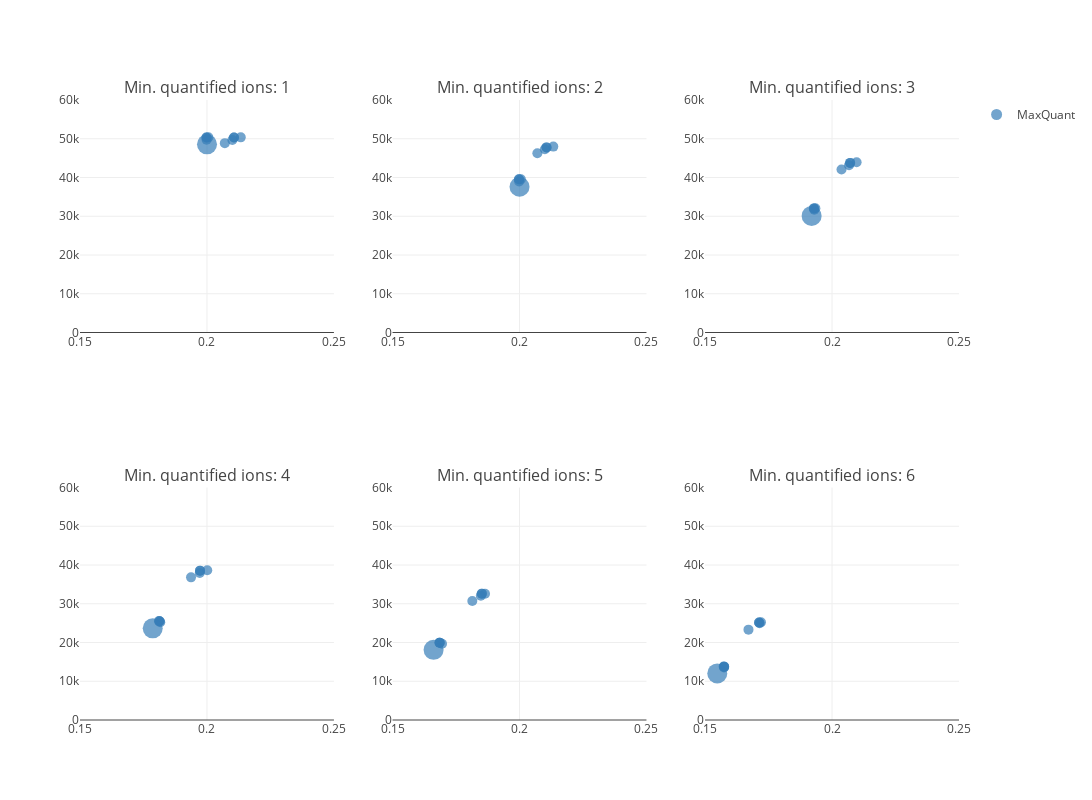

Write notebook code for a chart like this one.
### Code cell
file_paths_maxquant_mbr = {
    "MaxQuant": {
        "1.5.8.2": (
            "/home/caro/proteobench_benchmarkruns/maxquant/versionruns/1.5.8.2/input_file.txt",
            "/home/caro/proteobench_benchmarkruns/maxquant/versionruns/1.5.8.2/param_0.txt"
        ),
        "1.5.8.2_MBR": (
            "/home/caro/proteobench_benchmarkruns/maxquant/versionruns/1.5.8.2_MBR/input_file.txt",
            "/home/caro/proteobench_benchmarkruns/maxquant/versionruns/1.5.8.2_MBR/param_0.txt"
        ),
        "1.6.3.3": (
            "/home/caro/proteobench_benchmarkruns/maxquant/versionruns/1.6.3.3/input_file.txt",
            "/home/caro/proteobench_benchmarkruns/maxquant/versionruns/1.6.3.3/param_0.txt"
        ),
        "1.6.3.3_MBR": (
            "/home/caro/proteobench_benchmarkruns/maxquant/versionruns/1.6.3.3_MBR/input_file.txt",
            "/home/caro/proteobench_benchmarkruns/maxquant/versionruns/1.6.3.3_MBR/param_0.txt"
        ),
        "2.1.3.0": (
            "/home/caro/proteobench_benchmarkruns/maxquant/versionruns/2.1.3.0/input_file.txt",
            "/home/caro/proteobench_benchmarkruns/maxquant/versionruns/2.1.3.0/param_0.txt"
        ),
        "2.1.3.0_MBR_MC_1": (
            "/home/caro/proteobench_benchmarkruns/maxquant/versionruns/2.1.3.0_MBR_MC_1/input_file.txt",
            "/home/caro/proteobench_benchmarkruns/maxquant/versionruns/2.1.3.0_MBR_MC_1/param_0.txt"
        ),
        #"2.1.3.0_MBR_MC2": (
        #    "/home/caro/proteobench_benchmarkruns/maxquant/versionruns/2.1.3.0_MBR_MC_2/input_file.txt",
        #    "/home/caro/proteobench_benchmarkruns/maxquant/versionruns/2.1.3.0_MBR_MC_2/param_0.txt"
        #),
        "2.1.4.0": (
            "/home/caro/proteobench_benchmarkruns/maxquant/versionruns/2.1.4.0/input_file.txt",
            "/home/caro/proteobench_benchmarkruns/maxquant/versionruns/2.1.4.0/param_0.txt"
        ),
        "2.1.4.0_MBR": (
            "/home/caro/proteobench_benchmarkruns/maxquant/versionruns/2.1.4.0_MBR/input_file.txt",
            "/home/caro/proteobench_benchmarkruns/maxquant/versionruns/2.1.4.0_MBR/param_0.txt"
        ),
        "2.4.13.0_MBR": (
            "results/standard_parameters/MaxQuant/MBR/evidence.txt",
            "results/standard_parameters/MaxQuant/MBR/mqpar.xml",
        ),
        "2.4.13.0": (
            "results/standard_parameters/MaxQuant/noMBR/evidence.txt",
            "results/standard_parameters/MaxQuant/noMBR/mqpar.xml",
        ),
    }
}

plot, results_versioning = plot_performance_metrics_all_filters(file_paths_maxquant_mbr, x_range=[0.15, 0.25], y_range=[0, 60000])
plot

### Figure 1 — Plotly figure (JSON) as saved in the notebook; plotly's stock layout.template omitted (floating-point values rounded to 4 significant figures)
{"data": [{"hovertext": ["ProteoBench ID: MaxQuant_20250120_161739<br>Software tool: MaxQuant 1.5.8.2<br>Comment (private submission): 1.5.8.2", "ProteoBench ID: MaxQuant_20250120_161804<br>Software tool: MaxQuant 1.5.8.2<br>Comment (private submission): 1.5.8.2_MBR", "ProteoBench ID: MaxQuant_20250120_161827<br>Software tool: MaxQuant 1.6.3.3<br>Comment (private submission): 1.6.3.3", "ProteoBench ID: MaxQuant_20250120_161852<br>Software tool: MaxQuant 1.6.3.3<br>Comment (private submission): 1.6.3.3_MBR", "ProteoBench ID: MaxQuant_20250120_161910<br>Software tool: MaxQuant 2.1.3.0<br>Comment (private submission): 2.1.3.0", "ProteoBench ID: MaxQuant_20250120_161930<br>Software tool: MaxQuant 2.1.3.0<br>Comment (private submission): 2.1.3.0_MBR_MC_1", "ProteoBench ID: MaxQuant_20250120_161949<br>Software tool: MaxQuant 2.1.4.0<br>Comment (private submission): 2.1.4.0", "ProteoBench ID: MaxQuant_20250120_162011<br>Software tool: MaxQuant 2.1.4.0<br>Comment (private submission): 2.1.4.0_MBR", "ProteoBench ID: MaxQuant_20250120_162030<br>Software tool: MaxQuant 2.4.13.0<br>Comment (private submission): 2.4.13.0_MBR", "ProteoBench ID: MaxQuant_20250120_162047<br>Software tool: MaxQuant 2.4.13.0<br>Comment (private submission): 2.4.13.0"], "marker": {"color": ["#377eb8", "#377eb8", "#377eb8", "#377eb8", "#377eb8", "#377eb8", "#377eb8", "#377eb8", "#377eb8", "#377eb8"], "showscale": false, "size": [10, 10, 10, 10, 10, 10, 10, 10, 10, 20]}, "mode": "markers", "name": "MaxQuant", "type": "scatter", "x": [0.1999, 0.21, 0.2005, 0.2133, 0.1998, 0.2106, 0.1998, 0.2106, 0.207, 0.2], "xaxis": "x", "y": [49749, 49679, 50360, 50360, 50337, 50338, 50338, 50339, 48870, 48562], "yaxis": "y"}, {"hovertext": ["ProteoBench ID: MaxQuant_20250120_161739<br>Software tool: MaxQuant 1.5.8.2<br>Comment (private submission): 1.5.8.2", "ProteoBench ID: MaxQuant_20250120_161804<br>Software tool: MaxQuant 1.5.8.2<br>Comment (private submission): 1.5.8.2_MBR", "ProteoBench ID: MaxQuant_20250120_161827<br>Software tool: MaxQuant 1.6.3.3<br>Comment (private submission): 1.6.3.3", "ProteoBench ID: MaxQuant_20250120_161852<br>Software tool: MaxQuant 1.6.3.3<br>Comment (private submission): 1.6.3.3_MBR", "ProteoBench ID: MaxQuant_20250120_161910<br>Software tool: MaxQuant 2.1.3.0<br>Comment (private submission): 2.1.3.0", "ProteoBench ID: MaxQuant_20250120_161930<br>Software tool: MaxQuant 2.1.3.0<br>Comment (private submission): 2.1.3.0_MBR_MC_1", "ProteoBench ID: MaxQuant_20250120_161949<br>Software tool: MaxQuant 2.1.4.0<br>Comment (private submission): 2.1.4.0", "ProteoBench ID: MaxQuant_20250120_162011<br>Software tool: MaxQuant 2.1.4.0<br>Comment (private submission): 2.1.4.0_MBR", "ProteoBench ID: MaxQuant_20250120_162030<br>Software tool: MaxQuant 2.4.13.0<br>Comment (private submission): 2.4.13.0_MBR", "ProteoBench ID: MaxQuant_20250120_162047<br>Software tool: MaxQuant 2.4.13.0<br>Comment (private submission): 2.4.13.0"], "marker": {"color": ["#377eb8", "#377eb8", "#377eb8", "#377eb8", "#377eb8", "#377eb8", "#377eb8", "#377eb8", "#377eb8", "#377eb8"], "showscale": false, "size": [10, 10, 10, 10, 10, 10, 10, 10, 10, 20]}, "mode": "markers", "name": "MaxQuant", "showlegend": false, "type": "scatter", "x": [0.1999, 0.21, 0.2005, 0.2133, 0.1998, 0.2106, 0.1998, 0.2106, 0.207, 0.2], "xaxis": "x2", "y": [38998, 47275, 39569, 47974, 39532, 47764, 39532, 47765, 46241, 37610], "yaxis": "y2"}, {"hovertext": ["ProteoBench ID: MaxQuant_20250120_161739<br>Software tool: MaxQuant 1.5.8.2<br>Comment (private submission): 1.5.8.2", "ProteoBench ID: MaxQuant_20250120_161804<br>Software tool: MaxQuant 1.5.8.2<br>Comment (private submission): 1.5.8.2_MBR", "ProteoBench ID: MaxQuant_20250120_161827<br>Software tool: MaxQuant 1.6.3.3<br>Comment (private submission): 1.6.3.3", "ProteoBench ID: MaxQuant_20250120_161852<br>Software tool: MaxQuant 1.6.3.3<br>Comment (private submission): 1.6.3.3_MBR", "ProteoBench ID: MaxQuant_20250120_161910<br>Software tool: MaxQuant 2.1.3.0<br>Comment (private submission): 2.1.3.0", "ProteoBench ID: MaxQuant_20250120_161930<br>Software tool: MaxQuant 2.1.3.0<br>Comment (private submission): 2.1.3.0_MBR_MC_1", "ProteoBench ID: MaxQuant_20250120_161949<br>Software tool: MaxQuant 2.1.4.0<br>Comment (private submission): 2.1.4.0", "ProteoBench ID: MaxQuant_20250120_162011<br>Software tool: MaxQuant 2.1.4.0<br>Comment (private submission): 2.1.4.0_MBR", "ProteoBench ID: MaxQuant_20250120_162030<br>Software tool: MaxQuant 2.4.13.0<br>Comment (private submission): 2.4.13.0_MBR", "ProteoBench ID: MaxQuant_20250120_162047<br>Software tool: MaxQuant 2.4.13.0<br>Comment (private submission): 2.4.13.0"], "marker": {"color": ["#377eb8", "#377eb8", "#377eb8", "#377eb8", "#377eb8", "#377eb8", "#377eb8", "#377eb8", "#377eb8", "#377eb8"], "showscale": false, "size": [10, 10, 10, 10, 10, 10, 10, 10, 10, 20]}, "mode": "markers", "name": "MaxQuant", "showlegend": false, "type": "scatter", "x": [0.193, 0.2067, 0.1934, 0.2097, 0.1929, 0.2071, 0.1929, 0.2071, 0.2037, 0.192], "xaxis": "x3", "y": [31676, 43170, 32077, 43930, 32032, 43765, 32032, 43766, 42075, 30086], "yaxis": "y3"}, {"hovertext": ["ProteoBench ID: MaxQuant_20250120_161739<br>Software tool: MaxQuant 1.5.8.2<br>Comment (private submission): 1.5.8.2", "ProteoBench ID: MaxQuant_20250120_161804<br>Software tool: MaxQuant 1.5.8.2<br>Comment (private submission): 1.5.8.2_MBR", "ProteoBench ID: MaxQuant_20250120_161827<br>Software tool: MaxQuant 1.6.3.3<br>Comment (private submission): 1.6.3.3", "ProteoBench ID: MaxQuant_20250120_161852<br>Software tool: MaxQuant 1.6.3.3<br>Comment (private submission): 1.6.3.3_MBR", "ProteoBench ID: MaxQuant_20250120_161910<br>Software tool: MaxQuant 2.1.3.0<br>Comment (private submission): 2.1.3.0", "ProteoBench ID: MaxQuant_20250120_161930<br>Software tool: MaxQuant 2.1.3.0<br>Comment (private submission): 2.1.3.0_MBR_MC_1", "ProteoBench ID: MaxQuant_20250120_161949<br>Software tool: MaxQuant 2.1.4.0<br>Comment (private submission): 2.1.4.0", "ProteoBench ID: MaxQuant_20250120_162011<br>Software tool: MaxQuant 2.1.4.0<br>Comment (private submission): 2.1.4.0_MBR", "ProteoBench ID: MaxQuant_20250120_162030<br>Software tool: MaxQuant 2.4.13.0<br>Comment (private submission): 2.4.13.0_MBR", "ProteoBench ID: MaxQuant_20250120_162047<br>Software tool: MaxQuant 2.4.13.0<br>Comment (private submission): 2.4.13.0"], "marker": {"color": ["#377eb8", "#377eb8", "#377eb8", "#377eb8", "#377eb8", "#377eb8", "#377eb8", "#377eb8", "#377eb8", "#377eb8"], "showscale": false, "size": [10, 10, 10, 10, 10, 10, 10, 10, 10, 20]}, "mode": "markers", "name": "MaxQuant", "showlegend": false, "type": "scatter", "x": [0.1816, 0.1972, 0.1811, 0.2001, 0.1814, 0.1973, 0.1813, 0.1973, 0.1937, 0.1786], "xaxis": "x4", "y": [25213, 37933, 25570, 38636, 25484, 38543, 25485, 38544, 36809, 23655], "yaxis": "y4"}, {"hovertext": ["ProteoBench ID: MaxQuant_20250120_161739<br>Software tool: MaxQuant 1.5.8.2<br>Comment (private submission): 1.5.8.2", "ProteoBench ID: MaxQuant_20250120_161804<br>Software tool: MaxQuant 1.5.8.2<br>Comment (private submission): 1.5.8.2_MBR", "ProteoBench ID: MaxQuant_20250120_161827<br>Software tool: MaxQuant 1.6.3.3<br>Comment (private submission): 1.6.3.3", "ProteoBench ID: MaxQuant_20250120_161852<br>Software tool: MaxQuant 1.6.3.3<br>Comment (private submission): 1.6.3.3_MBR", "ProteoBench ID: MaxQuant_20250120_161910<br>Software tool: MaxQuant 2.1.3.0<br>Comment (private submission): 2.1.3.0", "ProteoBench ID: MaxQuant_20250120_161930<br>Software tool: MaxQuant 2.1.3.0<br>Comment (private submission): 2.1.3.0_MBR_MC_1", "ProteoBench ID: MaxQuant_20250120_161949<br>Software tool: MaxQuant 2.1.4.0<br>Comment (private submission): 2.1.4.0", "ProteoBench ID: MaxQuant_20250120_162011<br>Software tool: MaxQuant 2.1.4.0<br>Comment (private submission): 2.1.4.0_MBR", "ProteoBench ID: MaxQuant_20250120_162030<br>Software tool: MaxQuant 2.4.13.0<br>Comment (private submission): 2.4.13.0_MBR", "ProteoBench ID: MaxQuant_20250120_162047<br>Software tool: MaxQuant 2.4.13.0<br>Comment (private submission): 2.4.13.0"], "marker": {"color": ["#377eb8", "#377eb8", "#377eb8", "#377eb8", "#377eb8", "#377eb8", "#377eb8", "#377eb8", "#377eb8", "#377eb8"], "showscale": false, "size": [10, 10, 10, 10, 10, 10, 10, 10, 10, 20]}, "mode": "markers", "name": "MaxQuant", "showlegend": false, "type": "scatter", "x": [0.1695, 0.1848, 0.1685, 0.1864, 0.1685, 0.1852, 0.1685, 0.1852, 0.1814, 0.1662], "xaxis": "x5", "y": [19661, 32080, 19953, 32568, 19961, 32604, 19962, 32606, 30713, 18103], "yaxis": "y5"}, {"hovertext": ["ProteoBench ID: MaxQuant_20250120_161739<br>Software tool: MaxQuant 1.5.8.2<br>Comment (private submission): 1.5.8.2", "ProteoBench ID: MaxQuant_20250120_161804<br>Software tool: MaxQuant 1.5.8.2<br>Comment (private submission): 1.5.8.2_MBR", "ProteoBench ID: MaxQuant_20250120_161827<br>Software tool: MaxQuant 1.6.3.3<br>Comment (private submission): 1.6.3.3", "ProteoBench ID: MaxQuant_20250120_161852<br>Software tool: MaxQuant 1.6.3.3<br>Comment (private submission): 1.6.3.3_MBR", "ProteoBench ID: MaxQuant_20250120_161910<br>Software tool: MaxQuant 2.1.3.0<br>Comment (private submission): 2.1.3.0", "ProteoBench ID: MaxQuant_20250120_161930<br>Software tool: MaxQuant 2.1.3.0<br>Comment (private submission): 2.1.3.0_MBR_MC_1", "ProteoBench ID: MaxQuant_20250120_161949<br>Software tool: MaxQuant 2.1.4.0<br>Comment (private submission): 2.1.4.0", "ProteoBench ID: MaxQuant_20250120_162011<br>Software tool: MaxQuant 2.1.4.0<br>Comment (private submission): 2.1.4.0_MBR", "ProteoBench ID: MaxQuant_20250120_162030<br>Software tool: MaxQuant 2.4.13.0<br>Comment (private submission): 2.4.13.0_MBR", "ProteoBench ID: MaxQuant_20250120_162047<br>Software tool: MaxQuant 2.4.13.0<br>Comment (private submission): 2.4.13.0"], "marker": {"color": ["#377eb8", "#377eb8", "#377eb8", "#377eb8", "#377eb8", "#377eb8", "#377eb8", "#377eb8", "#377eb8", "#377eb8"], "showscale": false, "size": [10, 10, 10, 10, 10, 10, 10, 10, 10, 20]}, "mode": "markers", "name": "MaxQuant", "showlegend": false, "type": "scatter", "x": [0.1575, 0.1715, 0.1573, 0.172, 0.1575, 0.1713, 0.1575, 0.1713, 0.1671, 0.1548], "xaxis": "x6", "y": [13565, 24949, 13802, 25225, 13766, 25172, 13765, 25172, 23314, 12029], "yaxis": "y6"}], "layout": {"annotations": [{"font": {"size": 16}, "showarrow": false, "text": "Min. quantified ions: 1", "x": 0.1444, "xanchor": "center", "xref": "paper", "y": 1, "yanchor": "bottom", "yref": "paper"}, {"font": {"size": 16}, "showarrow": false, "text": "Min. quantified ions: 2", "x": 0.5, "xanchor": "center", "xref": "paper", "y": 1, "yanchor": "bottom", "yref": "paper"}, {"font": {"size": 16}, "showarrow": false, "text": "Min. quantified ions: 3", "x": 0.8556, "xanchor": "center", "xref": "paper", "y": 1, "yanchor": "bottom", "yref": "paper"}, {"font": {"size": 16}, "showarrow": false, "text": "Min. quantified ions: 4", "x": 0.1444, "xanchor": "center", "xref": "paper", "y": 0.375, "yanchor": "bottom", "yref": "paper"}, {"font": {"size": 16}, "showarrow": false, "text": "Min. quantified ions: 5", "x": 0.5, "xanchor": "center", "xref": "paper", "y": 0.375, "yanchor": "bottom", "yref": "paper"}, {"font": {"size": 16}, "showarrow": false, "text": "Min. quantified ions: 6", "x": 0.8556, "xanchor": "center", "xref": "paper", "y": 0.375, "yanchor": "bottom", "yref": "paper"}], "height": 800, "width": 1200, "xaxis": {"anchor": "y", "domain": [0, 0.2889], "range": [0.15, 0.25]}, "xaxis2": {"anchor": "y2", "domain": [0.3556, 0.6444], "range": [0.15, 0.25]}, "xaxis3": {"anchor": "y3", "domain": [0.7111, 1], "range": [0.15, 0.25]}, "xaxis4": {"anchor": "y4", "domain": [0, 0.2889], "range": [0.15, 0.25]}, "xaxis5": {"anchor": "y5", "domain": [0.3556, 0.6444], "range": [0.15, 0.25]}, "xaxis6": {"anchor": "y6", "domain": [0.7111, 1], "range": [0.15, 0.25]}, "yaxis": {"anchor": "x", "domain": [0.625, 1], "range": [0, 60000]}, "yaxis2": {"anchor": "x2", "domain": [0.625, 1], "range": [0, 60000]}, "yaxis3": {"anchor": "x3", "domain": [0.625, 1], "range": [0, 60000]}, "yaxis4": {"anchor": "x4", "domain": [0, 0.375], "range": [0, 60000]}, "yaxis5": {"anchor": "x5", "domain": [0, 0.375], "range": [0, 60000]}, "yaxis6": {"anchor": "x6", "domain": [0, 0.375], "range": [0, 60000]}}}
